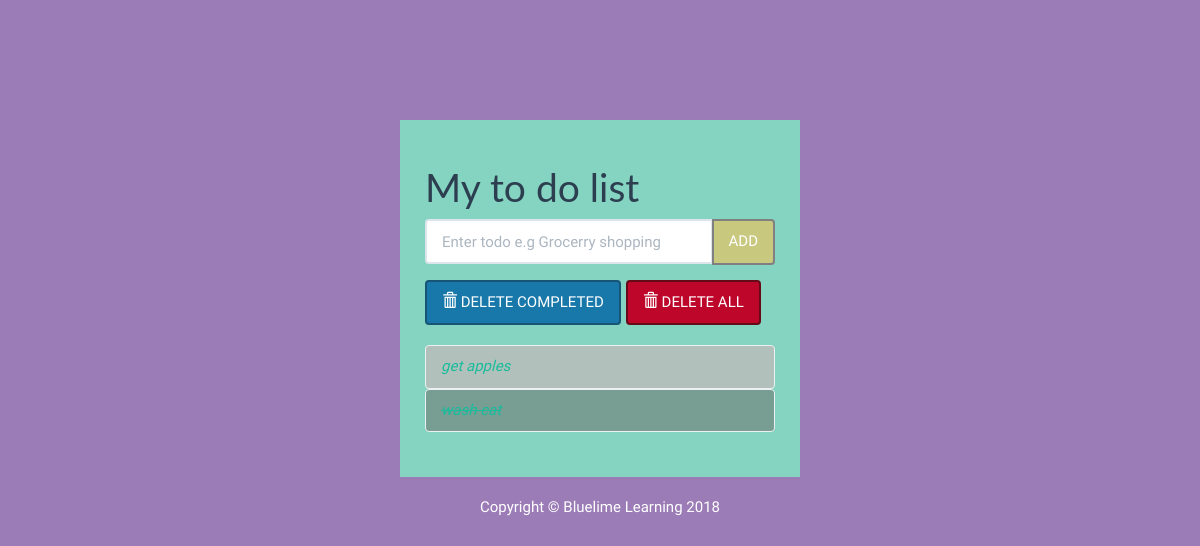
Before: / with the older database file.
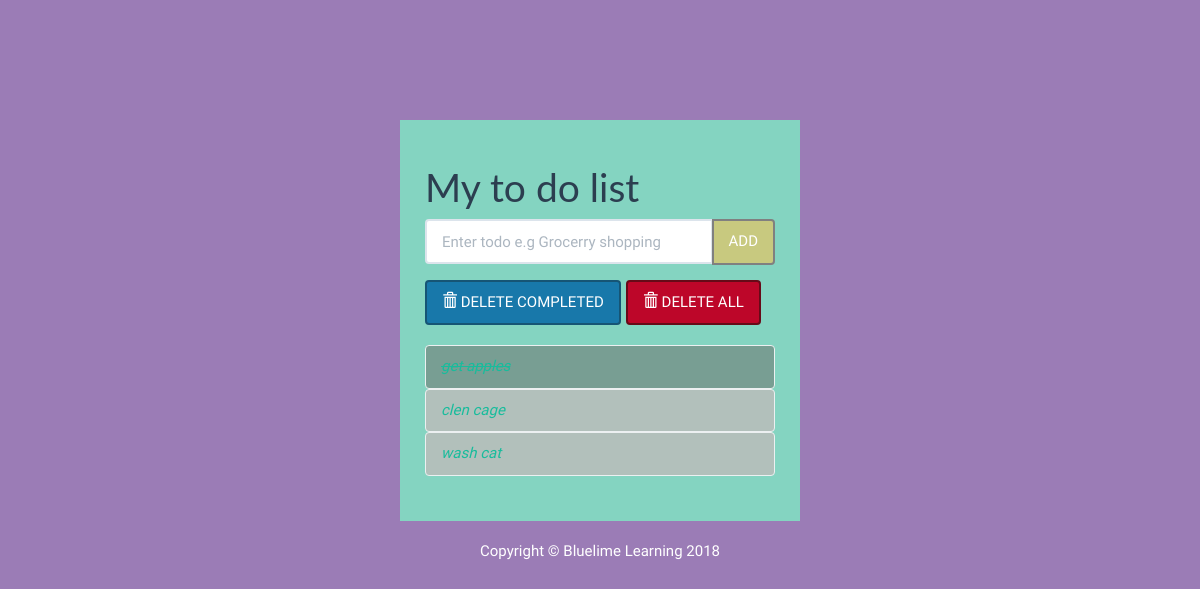
After: the same page with the newer database file.
### todolist/models.py (models this page shows, shortened)
class Todolist(models.Model):
    text = models.CharField(max_length=45)
    completed = models.BooleanField(default=False)

### todolist/views.py (the view)
# urls.py: path('', views.index, name='index'),
def index(request):
    todo_items = Todolist.objects.order_by('id')
    form = TodoListForm()
    context = {'todo_items' : todo_items, 'form' : form}
    return render(request, 'todolist/index.html', context)

### todolist/forms.py
class TodoListForm(forms.Form):
    text = forms.CharField(max_length=45,
        widget=forms.TextInput(
            attrs={'class' : 'form-control', 'placeholder' : 'Enter todo e.g Grocerry shopping', 'arial-label' : 'Todo', 'aria-describeby' : 'add-btn'}))

### todolist/templates/todolist/index.html (shortened to what this page needs)
{% load static %}
<!DOCTYPE html>
<html lang="en">
	<head>
		<link rel="stylesheet" href="{% static 'todolist/bs/css/flatly.min.css' %}" />
		<link rel="stylesheet" href="{% static 'todolist/styles.css' %}" />
	</head>
	<body>
		<div class="container-fluid" id="wrapper">
			<div class="row">
				<div class="col-lg-4 col-lg-offset-4" id="content">
					<h1>My to do list </h1>
					<form action="{% url 'add' %}" method="POST" role="form">
						<div class="form-group">
							<div class="input-group">
									{{ form.text }}
							  <span class="input-group-btn">
								  <button type="submit" class="btn btn-default" id="add-btn">ADD</button>
							  </span>
							</div>
						</div>
					</form>
					<div class="row t10">
						<div class="col-lg-12">
							<div class="btn-toolbar">
								<div class="btn-group">
									<a href="{% url 'deletecompleted' %}">
									<button type="button" class="btn btn-warning" id="del-compl">
										<i class="glyphicon glyphicon-trash"></i> DELETE COMPLETED
									</button></a>
								</div>
								<div class="btn-group">
									<a href="{% url 'deleteall' %}">
									<button type="button" class="btn btn-danger" id="del-all">
										<i class="glyphicon glyphicon-trash"></i> DELETE ALL
									</button></a>
								</div>
							</div>
						</div>
					</div>
					<ul class="list-group t20">
						{% for todolist in todo_items %}
							{% if todolist.completed %}
							<a href="{% url 'uncompleted' todolist.id %}"><li class="list-group-item todo-completed">{{todolist.text}}</li></a>
							{% else %}
							<a href="{% url 'completed' todolist.id %}"><li class="list-group-item todo-uncompleted">{{todolist.text}}</li></a>
							{% endif %}
							{% endfor %}
					</ul>
				</div>
			</div>
			<footer>
				<div class="row pad">
					<div class="col-lg-12 text-center">
						Copyright &copy; Bluelime Learning 2018
					</div>
				</div>
			</footer>
		</div>
	</body>
</html>

### todolist/static/todolist/styles.css (style rules this page uses)
body { background: #9B7CB6; font-family: 'Oswald', 'Futura', sans-serif; }
#wrapper { margin-top: 10% !important; }
#content { background:#84D4C1; padding: 25px; }
.t10 { margin-top: 10px; }
.t20 { margin-top: 20px; }
.todo-completed { text-decoration: line-through; font-style: italic; background: rgba(110, 106, 103, .5); }
.todo-uncompleted { text-decoration: bold; font-style: italic; background: rgba(226, 174, 182, .5); }
footer { margin-top: 20px; color: white; }
#add-btn { background-color:#C8C97F; border-color:grey; }
#del-all { background-color: #BD0629; border-color: #670A18; }
#del-compl { background-color: #1878AA; border-color: #165575; }

Changed rows visible on the page:
removed Todolist: text "get apples"
added Todolist: text "clen cage"
added Todolist: text "wash cat"
